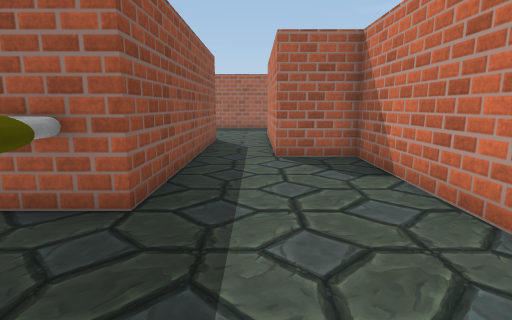
View 1 (above)

15 first-person views from a walk through a 3-D level made in the Unity game engine. The camera is 0.62 m above the floor, tilts 10° down and sees 80° across. The floor is counted in squares, 0.5 m on a side. Each view is taken from the middle of a square. On the plan, view 1 faces up. The plan holds only what a view shows up to about 13 squares ahead; the rest is blank. The player character is not drawn. Some surface patterns are stand-ins.

View 2
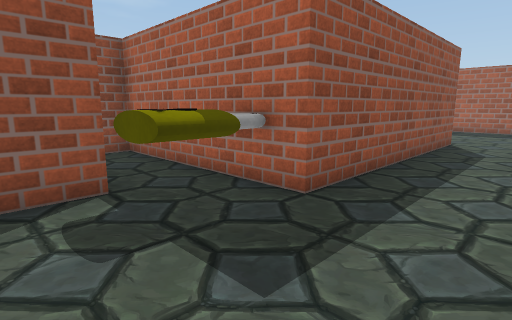

View 3
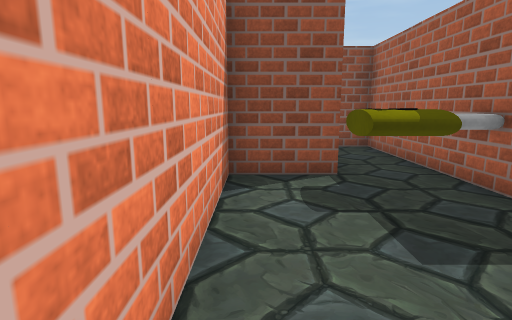

View 4
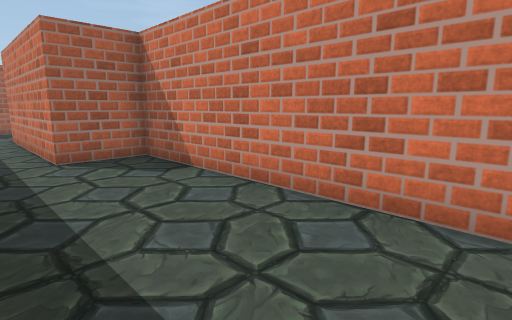

View 5
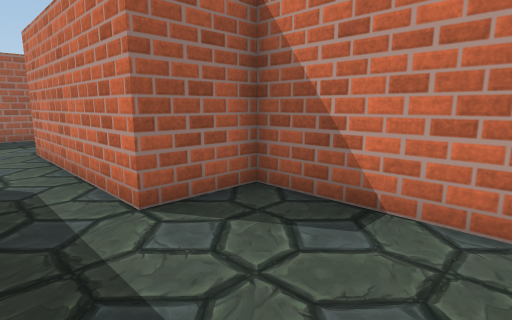

View 6
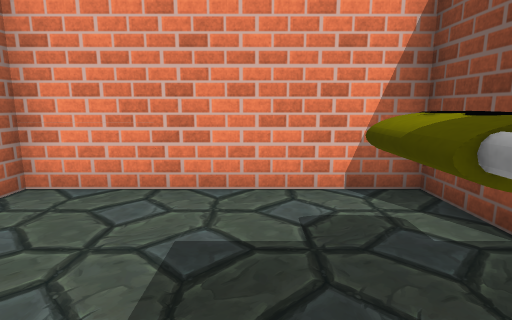

View 7
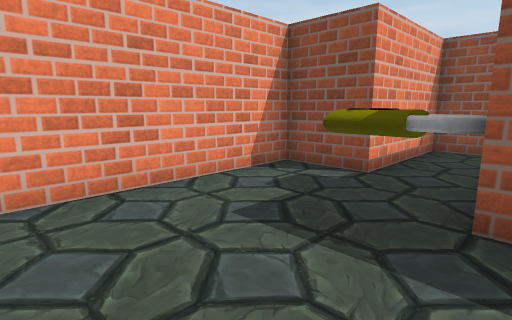

View 8
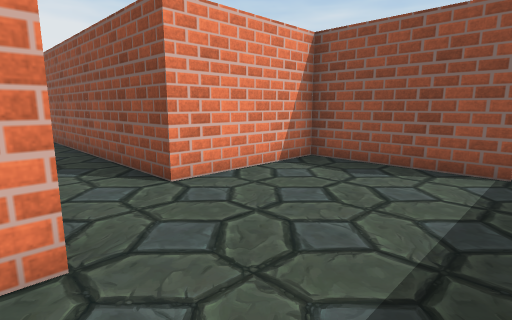

View 9
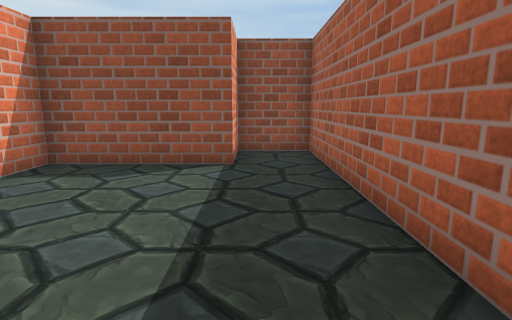

View 10
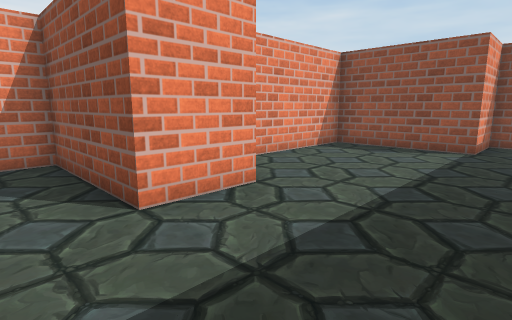

View 11
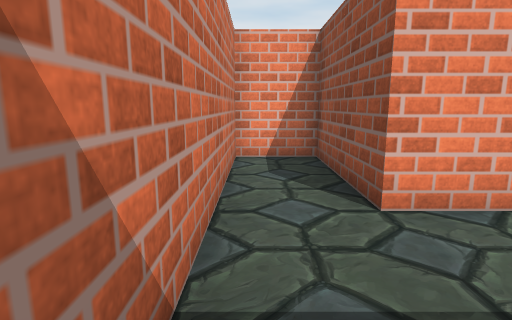

View 12
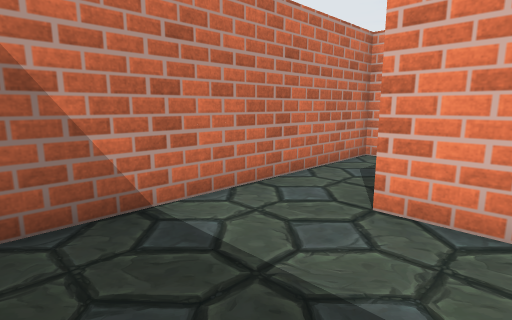

View 13
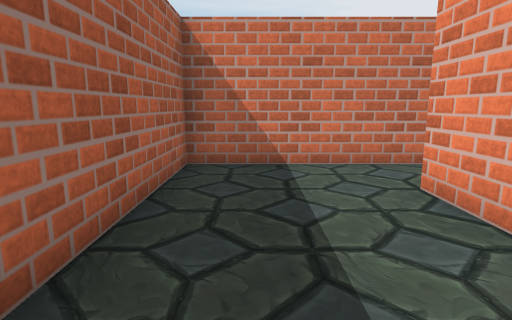

View 14
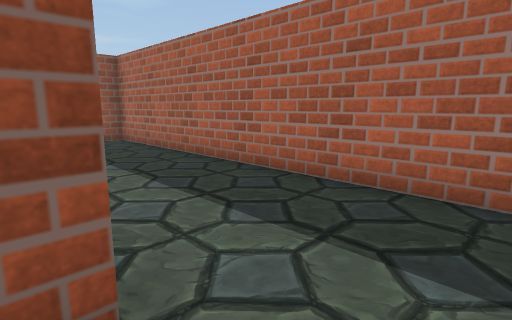

View 15
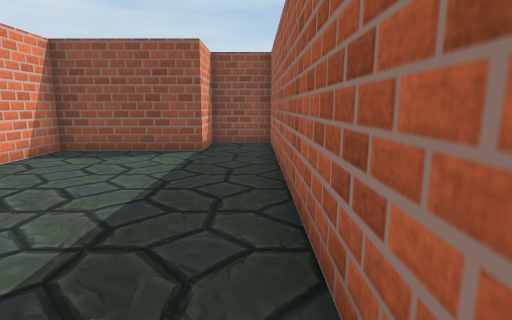

### Floor plan
Points are (right, up) in squares from view 1. A wall is a line through its corners. A room is listed if a view was taken in it or the views show most of it. See-through windows are left out.
Room 1 (views 1, 2, 3, 4, 5, 6, 7)
walls: (-1.5, 11.5) (-1.5, 3.5) (-7.5, 3.5) (-7.5, 1.5) (-3.5, 1.5) (-3.5, -0.5) (2.5, -0.5) (2.5, 7.5) (0.5, 7.5) (0.5, 12.5)
objects: other object (-3, 2) to (-2, 3)
Room 2 (views 8, 9, 10, 11, 12, 13, 14, 15)
walls: (0.5, 12.5) (0.5, 13.5) (2.5, 13.5) (2.5, 9.5) (4.5, 9.5) (4.5, 17.5) (-7.5, 17.5) (-7.5, 15.5) (-5.5, 15.5) (-5.5, 11.5) (-1.5, 11.5)

Positions as (right, up) in squares from view 1, and headings:
1: (0, 0), facing up
2: (1, 0), facing up-left
3: (2, 0), facing left
4: (-1, 0), facing up-right
5: (-1, 4), facing up-right
6: (-1, 4), facing down
7: (2, 4), facing down-left
8: (1, 16), facing down-left
9: (1, 16), facing left
10: (4, 17), facing down-left
11: (4, 17), facing down
12: (1, 17), facing down-right
13: (-2, 16), facing right
14: (4, 13), facing up-left
15: (3, 17), facing left
